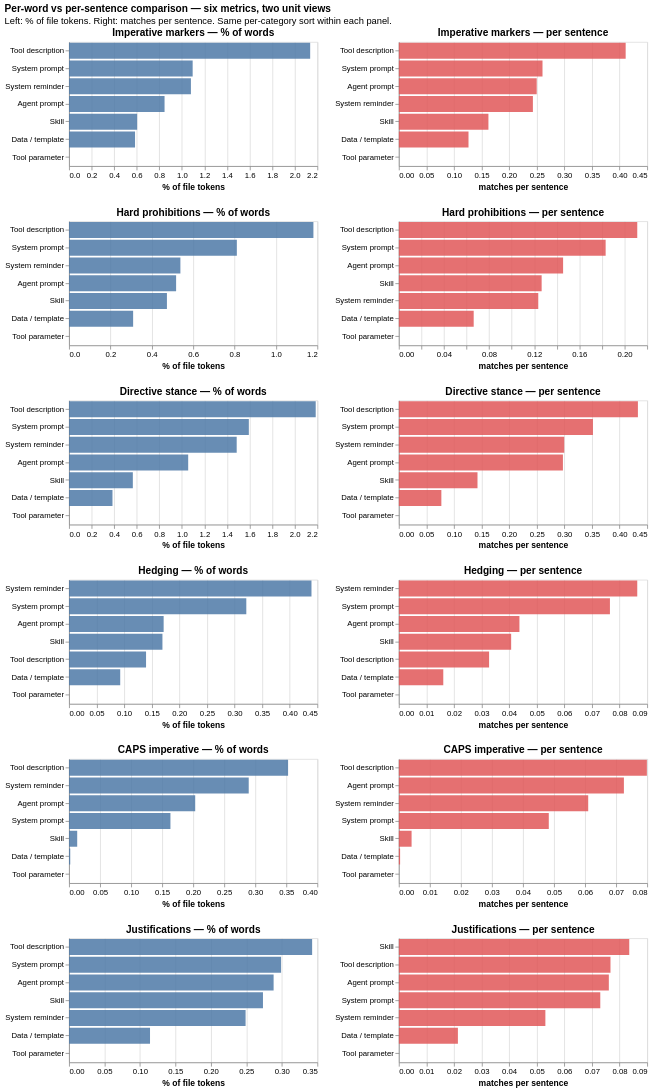

Notebook source saved alongside this figure:
### Markdown cell above
### Per-word vs per-sentence comparison

Every density metric is now reported in two units. The chart below puts them side-by-side for the most informative metrics, so you can see how the two views differ.

**Why both units exist**:
- `% of words` (the `pct` column) is normalized by document length — answers "what fraction of this file's prose is this feature?". Best for comparing across files of different sizes.
- `per sentence` (the `per_sent` column) is normalized by sentence count — answers "how often per sentence does this feature appear?". Best for comparing across files where typical sentence length differs.

A category with **long, dense sentences** (e.g. *Tool description* at ~40 tokens/sentence) will have similar `pct` to a category with shorter sentences but a **higher `per_sent`** — because each sentence packs in more matches. A category with **short sentences** (e.g. *System reminder* at ~32 tokens/sentence) sits closer between the two views.

Use the legend to toggle one unit on/off and compare the same metric under both normalizations.

### Code cell
"""Per-word vs per-sentence comparison: vconcat of hconcat rows, one metric per row.

Each row is one metric; left column shows the per-word `% of file tokens` view,
right column shows the `per-sentence` rate view. Same data, two units, side-by-side
so the reader can directly compare what the same metric looks like under each
normalisation.
"""

# Six representative metrics (one per dimension), with their (pct_col, per_sent_col) pair
metric_pairs = [
    ("Imperative markers",  "mood_marker_pct",        "mood_marker_per_sent"),
    ("Hard prohibitions",   "hard_prohibitions_pct",  "hard_prohibitions_per_sent"),
    ("Directive stance",    "directive_pct",          "directive_per_sent"),
    ("Hedging",             "hedging_pct",            "hedging_per_sent"),
    ("CAPS imperative",     "caps_imp_pct",           "caps_imp_per_sent"),
    ("Justifications",      "just_pct",               "just_per_sent"),
]

# Build long dataframe (same as before)
rows = []
for cat in cats:
    sub = alt_df[alt_df["category"] == cat]
    for label, pct_col, ps_col in metric_pairs:
        rows.append({"category": cat, "metric": label, "unit": "% of words",
                     "value": round(sub[pct_col].mean(), 4)})
        rows.append({"category": cat, "metric": label, "unit": "per sentence",
                     "value": round(sub[ps_col].mean(), 4)})
ws_df = pd.DataFrame(rows)


def _ws_panel(metric_label, unit, x_title):
    sub = ws_df[(ws_df["metric"] == metric_label) & (ws_df["unit"] == unit)]
    color = "#4e79a7" if unit == "% of words" else "#e15759"
    return (
        alt.Chart(sub)
        .mark_bar(color=color, opacity=0.85)
        .encode(
            x=alt.X("value:Q", title=x_title),
            y=alt.Y("category:N", sort="-x", title=None),
            tooltip=[
                alt.Tooltip("category:N"),
                alt.Tooltip("metric:N"),
                alt.Tooltip("unit:N"),
                alt.Tooltip("value:Q", format=".3f"),
            ],
        )
        .properties(width=320, height=160,
                    title=f"{metric_label} — {unit}")
    )


ws_rows = []
for label, _pct_col, _ps_col in metric_pairs:
    row = alt.hconcat(
        _ws_panel(label, "% of words",   "% of file tokens"),
        _ws_panel(label, "per sentence", "matches per sentence"),
    ).resolve_scale(x="independent")
    ws_rows.append(row)

alt.vconcat(*ws_rows).resolve_scale(color="independent").properties(
    title=alt.TitleParams(
        "Per-word vs per-sentence comparison — six metrics, two unit views",
        subtitle=["Left: % of file tokens. Right: matches per sentence. "
                  "Same per-category sort within each panel."],
        anchor="start",
    )
)

### Figure 1 — Vega-Lite specification as saved in the notebook (floating-point values rounded to 4 significant figures)
{"config": {"view": {"continuousWidth": 300, "continuousHeight": 300}}, "vconcat": [{"hconcat": [{"data": {"name": "data-07f4017b3f20f241f45d17c878ff4e13"}, "mark": {"type": "bar", "color": "#4e79a7", "opacity": 0.85}, "encoding": {"tooltip": [{"field": "category", "type": "nominal"}, {"field": "metric", "type": "nominal"}, {"field": "unit", "type": "nominal"}, {"field": "value", "format": ".3f", "type": "quantitative"}], "x": {"field": "value", "title": "% of file tokens", "type": "quantitative"}, "y": {"field": "category", "sort": "-x", "title": null, "type": "nominal"}}, "height": 160, "title": "Imperative markers — % of words", "width": 320}, {"data": {"name": "data-341a6194b8fa8bfada5bf2f35de4f603"}, "mark": {"type": "bar", "color": "#e15759", "opacity": 0.85}, "encoding": {"tooltip": [{"field": "category", "type": "nominal"}, {"field": "metric", "type": "nominal"}, {"field": "unit", "type": "nominal"}, {"field": "value", "format": ".3f", "type": "quantitative"}], "x": {"field": "value", "title": "matches per sentence", "type": "quantitative"}, "y": {"field": "category", "sort": "-x", "title": null, "type": "nominal"}}, "height": 160, "title": "Imperative markers — per sentence", "width": 320}], "resolve": {"scale": {"x": "independent"}}}, {"hconcat": [{"data": {"name": "data-d0407230d869aaf7526522852cde4bcb"}, "mark": {"type": "bar", "color": "#4e79a7", "opacity": 0.85}, "encoding": {"tooltip": [{"field": "category", "type": "nominal"}, {"field": "metric", "type": "nominal"}, {"field": "unit", "type": "nominal"}, {"field": "value", "format": ".3f", "type": "quantitative"}], "x": {"field": "value", "title": "% of file tokens", "type": "quantitative"}, "y": {"field": "category", "sort": "-x", "title": null, "type": "nominal"}}, "height": 160, "title": "Hard prohibitions — % of words", "width": 320}, {"data": {"name": "data-d548418dbd54158399c17c440a8a7bb1"}, "mark": {"type": "bar", "color": "#e15759", "opacity": 0.85}, "encoding": {"tooltip": [{"field": "category", "type": "nominal"}, {"field": "metric", "type": "nominal"}, {"field": "unit", "type": "nominal"}, {"field": "value", "format": ".3f", "type": "quantitative"}], "x": {"field": "value", "title": "matches per sentence", "type": "quantitative"}, "y": {"field": "category", "sort": "-x", "title": null, "type": "nominal"}}, "height": 160, "title": "Hard prohibitions — per sentence", "width": 320}], "resolve": {"scale": {"x": "independent"}}}, {"hconcat": [{"data": {"name": "data-64229a2066d6413cefbd9f3cf5fe14ed"}, "mark": {"type": "bar", "color": "#4e79a7", "opacity": 0.85}, "encoding": {"tooltip": [{"field": "category", "type": "nominal"}, {"field": "metric", "type": "nominal"}, {"field": "unit", "type": "nominal"}, {"field": "value", "format": ".3f", "type": "quantitative"}], "x": {"field": "value", "title": "% of file tokens", "type": "quantitative"}, "y": {"field": "category", "sort": "-x", "title": null, "type": "nominal"}}, "height": 160, "title": "Directive stance — % of words", "width": 320}, {"data": {"name": "data-0713133f81640a4537d7691575aa1b01"}, "mark": {"type": "bar", "color": "#e15759", "opacity": 0.85}, "encoding": {"tooltip": [{"field": "category", "type": "nominal"}, {"field": "metric", "type": "nominal"}, {"field": "unit", "type": "nominal"}, {"field": "value", "format": ".3f", "type": "quantitative"}], "x": {"field": "value", "title": "matches per sentence", "type": "quantitative"}, "y": {"field": "category", "sort": "-x", "title": null, "type": "nominal"}}, "height": 160, "title": "Directive stance — per sentence", "width": 320}], "resolve": {"scale": {"x": "independent"}}}, {"hconcat": [{"data": {"name": "data-8df47fb39ebd780e416263d77d4d80ec"}, "mark": {"type": "bar", "color": "#4e79a7", "opacity": 0.85}, "encoding": {"tooltip": [{"field": "category", "type": "nominal"}, {"field": "metric", "type": "nominal"}, {"field": "unit", "type": "nominal"}, {"field": "value", "format": ".3f", "type": "quantitative"}], "x": {"field": "value", "title": "% of file tokens", "type": "quantitative"}, "y": {"field": "category", "sort": "-x", "title": null, "type": "nominal"}}, "height": 160, "title": "Hedging — % of words", "width": 320}, {"data": {"name": "data-50738714e118b591ec6f1fd178a26da6"}, "mark": {"type": "bar", "color": "#e15759", "opacity": 0.85}, "encoding": {"tooltip": [{"field": "category", "type": "nominal"}, {"field": "metric", "type": "nominal"}, {"field": "unit", "type": "nominal"}, {"field": "value", "format": ".3f", "type": "quantitative"}], "x": {"field": "value", "title": "matches per sentence", "type": "quantitative"}, "y": {"field": "category", "sort": "-x", "title": null, "type": "nominal"}}, "height": 160, "title": "Hedging — per sentence", "width": 320}], "resolve": {"scale": {"x": "independent"}}}, {"hconcat": [{"data": {"name": "data-fb772d40c7e9b236c3b301714d444a5c"}, "mark": {"type": "bar", "color": "#4e79a7", "opacity": 0.85}, "encoding": {"tooltip": [{"field": "category", "type": "nominal"}, {"field": "metric", "type": "nominal"}, {"field": "unit", "type": "nominal"}, {"field": "value", "format": ".3f", "type": "quantitative"}], "x": {"field": "value", "title": "% of file tokens", "type": "quantitative"}, "y": {"field": "category", "sort": "-x", "title": null, "type": "nominal"}}, "height": 160, "title": "CAPS imperative — % of words", "width": 320}, {"data": {"name": "data-814bd73342c5c7395c25efaf30b32de5"}, "mark": {"type": "bar", "color": "#e15759", "opacity": 0.85}, "encoding": {"tooltip": [{"field": "category", "type": "nominal"}, {"field": "metric", "type": "nominal"}, {"field": "unit", "type": "nominal"}, {"field": "value", "format": ".3f", "type": "quantitative"}], "x": {"field": "value", "title": "matches per sentence", "type": "quantitative"}, "y": {"field": "category", "sort": "-x", "title": null, "type": "nominal"}}, "height": 160, "title": "CAPS imperative — per sentence", "width": 320}], "resolve": {"scale": {"x": "independent"}}}, {"hconcat": [{"data": {"name": "data-c3a45fa67087cd2350d1fe72d3430236"}, "mark": {"type": "bar", "color": "#4e79a7", "opacity": 0.85}, "encoding": {"tooltip": [{"field": "category", "type": "nominal"}, {"field": "metric", "type": "nominal"}, {"field": "unit", "type": "nominal"}, {"field": "value", "format": ".3f", "type": "quantitative"}], "x": {"field": "value", "title": "% of file tokens", "type": "quantitative"}, "y": {"field": "category", "sort": "-x", "title": null, "type": "nominal"}}, "height": 160, "title": "Justifications — % of words", "width": 320}, {"data": {"name": "data-d82ba3ef31bd12d70395fcb0f49f380b"}, "mark": {"type": "bar", "color": "#e15759", "opacity": 0.85}, "encoding": {"tooltip": [{"field": "category", "type": "nominal"}, {"field": "metric", "type": "nominal"}, {"field": "unit", "type": "nominal"}, {"field": "value", "format": ".3f", "type": "quantitative"}], "x": {"field": "value", "title": "matches per sentence", "type": "quantitative"}, "y": {"field": "category", "sort": "-x", "title": null, "type": "nominal"}}, "height": 160, "title": "Justifications — per sentence", "width": 320}], "resolve": {"scale": {"x": "independent"}}}], "resolve": {"scale": {"color": "independent"}}, "title": {"text": "Per-word vs per-sentence comparison — six metrics, two unit views", "anchor": "start", "subtitle": ["Left: % of file tokens. Right: matches per sentence. Same per-category sort within each panel."]}, "$schema": "https://vega.github.io/schema/vega-lite/v6.4.1.json", "datasets": {"data-07f4017b3f20f241f45d17c878ff4e13": [{"category": "Agent prompt", "metric": "Imperative markers", "unit": "% of words", "value": 0.846}, {"category": "Data / template", "metric": "Imperative markers", "unit": "% of words", "value": 0.5845}, {"category": "Skill", "metric": "Imperative markers", "unit": "% of words", "value": 0.6032}, {"category": "System prompt", "metric": "Imperative markers", "unit": "% of words", "value": 1.095}, {"category": "System reminder", "metric": "Imperative markers", "unit": "% of words", "value": 1.08}, {"category": "Tool description", "metric": "Imperative markers", "unit": "% of words", "value": 2.136}, {"category": "Tool parameter", "metric": "Imperative markers", "unit": "% of words", "value": 0.0}], "data-341a6194b8fa8bfada5bf2f35de4f603": [{"category": "Agent prompt", "metric": "Imperative markers", "unit": "per sentence", "value": 0.2498}, {"category": "Data / template", "metric": "Imperative markers", "unit": "per sentence", "value": 0.1262}, {"category": "Skill", "metric": "Imperative markers", "unit": "per sentence", "value": 0.1623}, {"category": "System prompt", "metric": "Imperative markers", "unit": "per sentence", "value": 0.2603}, {"category": "System reminder", "metric": "Imperative markers", "unit": "per sentence", "value": 0.2429}, {"category": "Tool description", "metric": "Imperative markers", "unit": "per sentence", "value": 0.411}, {"category": "Tool parameter", "metric": "Imperative markers", "unit": "per sentence", "value": 0.0}], "data-d0407230d869aaf7526522852cde4bcb": [{"category": "Agent prompt", "metric": "Hard prohibitions", "unit": "% of words", "value": 0.5173}, {"category": "Data / template", "metric": "Hard prohibitions", "unit": "% of words", "value": 0.3096}, {"category": "Skill", "metric": "Hard prohibitions", "unit": "% of words", "value": 0.4729}, {"category": "System prompt", "metric": "Hard prohibitions", "unit": "% of words", "value": 0.8108}, {"category": "System reminder", "metric": "Hard prohibitions", "unit": "% of words", "value": 0.538}, {"category": "Tool description", "metric": "Hard prohibitions", "unit": "% of words", "value": 1.181}, {"category": "Tool parameter", "metric": "Hard prohibitions", "unit": "% of words", "value": 0.0}], "data-d548418dbd54158399c17c440a8a7bb1": [{"category": "Agent prompt", "metric": "Hard prohibitions", "unit": "per sentence", "value": 0.1455}, {"category": "Data / template", "metric": "Hard prohibitions", "unit": "per sentence", "value": 0.0663}, {"category": "Skill", "metric": "Hard prohibitions", "unit": "per sentence", "value": 0.1265}, {"category": "System prompt", "metric": "Hard prohibitions", "unit": "per sentence", "value": 0.1832}, {"category": "System reminder", "metric": "Hard prohibitions", "unit": "per sentence", "value": 0.1235}, {"category": "Tool description", "metric": "Hard prohibitions", "unit": "per sentence", "value": 0.2112}, {"category": "Tool parameter", "metric": "Hard prohibitions", "unit": "per sentence", "value": 0.0}], "data-64229a2066d6413cefbd9f3cf5fe14ed": [{"category": "Agent prompt", "metric": "Directive stance", "unit": "% of words", "value": 1.055}, {"category": "Data / template", "metric": "Directive stance", "unit": "% of words", "value": 0.3847}, {"category": "Skill", "metric": "Directive stance", "unit": "% of words", "value": 0.565}, {"category": "System prompt", "metric": "Directive stance", "unit": "% of words", "value": 1.593}, {"category": "System reminder", "metric": "Directive stance", "unit": "% of words", "value": 1.485}, {"category": "Tool description", "metric": "Directive stance", "unit": "% of words", "value": 2.185}, {"category": "Tool parameter", "metric": "Directive stance", "unit": "% of words", "value": 0.0}], "data-0713133f81640a4537d7691575aa1b01": [{"category": "Agent prompt", "metric": "Directive stance", "unit": "per sentence", "value": 0.2973}, {"category": "Data / template", "metric": "Directive stance", "unit": "per sentence", "value": 0.077}, {"category": "Skill", "metric": "Directive stance", "unit": "per sentence", "value": 0.1425}, {"category": "System prompt", "metric": "Directive stance", "unit": "per sentence", "value": 0.3517}, {"category": "System reminder", "metric": "Directive stance", "unit": "per sentence", "value": 0.2997}, {"category": "Tool description", "metric": "Directive stance", "unit": "per sentence", "value": 0.4332}, {"category": "Tool parameter", "metric": "Directive stance", "unit": "per sentence", "value": 0.0}], "data-8df47fb39ebd780e416263d77d4d80ec": [{"category": "Agent prompt", "metric": "Hedging", "unit": "% of words", "value": 0.1714}, {"category": "Data / template", "metric": "Hedging", "unit": "% of words", "value": 0.0927}, {"category": "Skill", "metric": "Hedging", "unit": "% of words", "value": 0.1692}, {"category": "System prompt", "metric": "Hedging", "unit": "% of words", "value": 0.3212}, {"category": "System reminder", "metric": "Hedging", "unit": "% of words", "value": 0.4393}, {"category": "Tool description", "metric": "Hedging", "unit": "% of words", "value": 0.1395}, {"category": "Tool parameter", "metric": "Hedging", "unit": "% of words", "value": 0.0}], "data-50738714e118b591ec6f1fd178a26da6": [{"category": "Agent prompt", "metric": "Hedging", "unit": "per sentence", "value": 0.0437}, {"category": "Data / template", "metric": "Hedging", "unit": "per sentence", "value": 0.0161}, {"category": "Skill", "metric": "Hedging", "unit": "per sentence", "value": 0.0407}, {"category": "System prompt", "metric": "Hedging", "unit": "per sentence", "value": 0.0765}, {"category": "System reminder", "metric": "Hedging", "unit": "per sentence", "value": 0.0864}, {"category": "Tool description", "metric": "Hedging", "unit": "per sentence", "value": 0.0327}, {"category": "Tool parameter", "metric": "Hedging", "unit": "per sentence", "value": 0.0}], "data-fb772d40c7e9b236c3b301714d444a5c": [{"category": "Agent prompt", "metric": "CAPS imperative", "unit": "% of words", "value": 0.2032}, {"category": "Data / template", "metric": "CAPS imperative", "unit": "% of words", "value": 0.0019}, {"category": "Skill", "metric": "CAPS imperative", "unit": "% of words", "value": 0.0131}, {"category": "System prompt", "metric": "CAPS imperative", "unit": "% of words", "value": 0.1633}, {"category": "System reminder", "metric": "CAPS imperative", "unit": "% of words", "value": 0.2894}, {"category": "Tool description", "metric": "CAPS imperative", "unit": "% of words", "value": 0.3528}, {"category": "Tool parameter", "metric": "CAPS imperative", "unit": "% of words", "value": 0.0}], "data-814bd73342c5c7395c25efaf30b32de5": [{"category": "Agent prompt", "metric": "CAPS imperative", "unit": "per sentence", "value": 0.0725}, {"category": "Data / template", "metric": "CAPS imperative", "unit": "per sentence", "value": 0.0004}, {"category": "Skill", "metric": "CAPS imperative", "unit": "per sentence", "value": 0.0041}, {"category": "System prompt", "metric": "CAPS imperative", "unit": "per sentence", "value": 0.0483}, {"category": "System reminder", "metric": "CAPS imperative", "unit": "per sentence", "value": 0.061}, {"category": "Tool description", "metric": "CAPS imperative", "unit": "per sentence", "value": 0.0799}, {"category": "Tool parameter", "metric": "CAPS imperative", "unit": "per sentence", "value": 0.0}], "data-c3a45fa67087cd2350d1fe72d3430236": [{"category": "Agent prompt", "metric": "Justifications", "unit": "% of words", "value": 0.2883}, {"category": "Data / template", "metric": "Justifications", "unit": "% of words", "value": 0.1141}, {"category": "Skill", "metric": "Justifications", "unit": "% of words", "value": 0.2733}, {"category": "System prompt", "metric": "Justifications", "unit": "% of words", "value": 0.2988}, {"category": "System reminder", "metric": "Justifications", "unit": "% of words", "value": 0.2488}, {"category": "Tool description", "metric": "Justifications", "unit": "% of words", "value": 0.3426}, {"category": "Tool parameter", "metric": "Justifications", "unit": "% of words", "value": 0.0}], "data-d82ba3ef31bd12d70395fcb0f49f380b": [{"category": "Agent prompt", "metric": "Justifications", "unit": "per sentence", "value": 0.0761}, {"category": "Data / template", "metric": "Justifications", "unit": "per sentence", "value": 0.0214}, {"category": "Skill", "metric": "Justifications", "unit": "per sentence", "value": 0.0835}, {"category": "System prompt", "metric": "Justifications", "unit": "per sentence", "value": 0.073}, {"category": "System reminder", "metric": "Justifications", "unit": "per sentence", "value": 0.0531}, {"category": "Tool description", "metric": "Justifications", "unit": "per sentence", "value": 0.0767}, {"category": "Tool parameter", "metric": "Justifications", "unit": "per sentence", "value": 0.0}]}}
